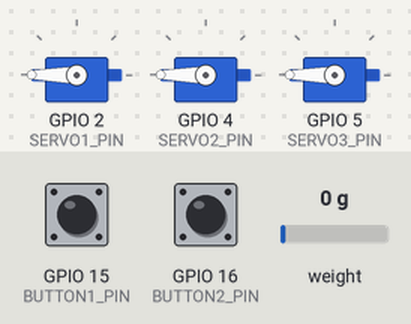
This sketch was run on a simulated ESP32. On the bench: 3 × servo. The test bench sets the inputs (shaded band); at power-on: GPIO 15 (BUTTON1_PIN) HIGH, GPIO 16 (BUTTON2_PIN) HIGH, weight on the scale 0 g. WiFi joins after 1.5 s; servers stay silent unless stated; network time is answered at once with the bench clock; uploads are accepted with an empty reply; the local clock reads 2024-03-15 10:24:30 at power-on unless the sketch sets it; what the sketch prints to the serial monitor is not drawn.

Above: at 5.7 s.
5.8 s: GPIO 15 (BUTTON1_PIN) pulled LOW for 0.15 s
At 6.07 s:
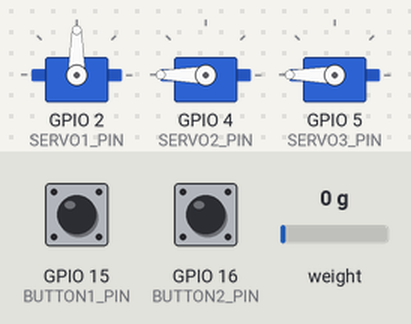
7.6 s: GPIO 16 (BUTTON2_PIN) pulled LOW for 3.2 s
Timing chart, 0 to 10.6 s (numbered marks = the images above; inputs shaded):
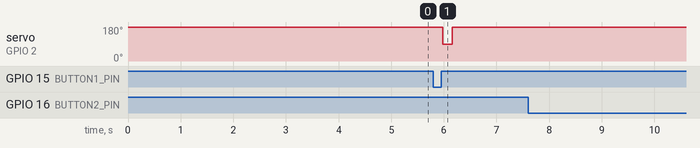

The sketch:

pruebas-angus.ino
```cpp
#include <WiFi.h>
#include <HTTPClient.h>
#include <ArduinoJson.h>
#include <NTPClient.h>
#include <WiFiUdp.h>
#include <ESP32Servo.h>
#include "HX711.h"

WiFiUDP ntpUDP;
// El offset en segundos. -18000s = -5 horas para Guayaquil, Ecuador.
NTPClient timeClient(ntpUDP, "pool.ntp.org", -18000, 60000);

const char* ssid     = "ClubTaws";
const char* password = "t@ws.W1f1";
const char* backendUrl = "http://192.168.100.113:8081/readings";

#define BUTTON1_PIN 15
#define BUTTON2_PIN 16
#define BUTTON3_PIN 17

int button1_state = HIGH;
int button2_state = HIGH;
int button3_state = HIGH;

#define SERVO1_PIN 2
#define SERVO2_PIN 4
#define SERVO3_PIN 5

Servo servo1;
Servo servo2;
Servo servo3;

// Variables para guardar última posición
int posServo1 = 0;
int posServo2 = 0;
int posServo3 = 0;

// Pines HX711
const int LOADCELL_DOUT_PIN = 27;
const int LOADCELL_SCK_PIN = 26;

HX711 scale;

// -------------------------------------------------------------------
// 📌 mover motores y guardar posición
// -------------------------------------------------------------------
void moverServo(Servo& s, int id) {
  switch (id) {
    case 1:
      s.write(180);  delay(180);
      s.write(90);    delay(180);
      s.write(180);
      break;
    case 2:
      s.write(180);    delay(180);
      s.write(270);  delay(180);
      s.write(180);
      break;
    case 3:
      s.write(180);    delay(180);
      s.write(270);  delay(180);
      s.write(180);
      break;
  }
  //Serial.printf("Servo %d ahora está en %d°\n", id, posicion);
}

// -------------------------------------------------------------------
// 📌 Función que toma dos lecturas y devuelve la diferencia
// -------------------------------------------------------------------
float getPesoHX711(unsigned long intervalo = 500) {
  if (!scale.is_ready()) {
    Serial.println("HX711 no encontrado.");
    return 0;
  }

  float primera_lectura = scale.get_units(10);
  Serial.printf("Peso 1: %.2f g\n", primera_lectura);

  delay(intervalo);

  float segunda_lectura = scale.get_units(10);
  Serial.printf("Peso 2: %.2f g\n", segunda_lectura);

  float diferencia = segunda_lectura - primera_lectura;
  Serial.printf("Diferencia: %.2f g\n", diferencia);
  return diferencia;
}

// -------------------------------------------------------------------
// 📌 time stamp
// -------------------------------------------------------------------
String getISO8601Timestamp() {
  timeClient.update();
  time_t epochTime = timeClient.getEpochTime();
  struct tm *timeinfo = localtime(&epochTime);
  char buffer[32];
  strftime(buffer, sizeof(buffer), "%Y-%m-%dT%H:%M:%SZ", timeinfo);
  return String(buffer);
}

// -------------------------------------------------------------------
// 📌 enviar datos
// -------------------------------------------------------------------
void sendData(const char* food_type, float grams) {
  if (WiFi.status() != WL_CONNECTED) {
    Serial.println("Error: no conectado a WiFi.");
    return;
  }

  HTTPClient http;
  http.begin(backendUrl);
  http.addHeader("Content-Type", "application/json");

  String timestamp = getISO8601Timestamp();

  StaticJsonDocument<200> doc;
  doc["food_type"] = food_type;
  doc["grams_dispensed"] = grams;
  // --- ¡SOLUCIÓN AQUÍ! ---
  // Quitamos serialized() para que ArduinoJson añada las comillas dobles
  doc["timestamp"] = timestamp;

  String payload;
  serializeJson(doc, payload);

  Serial.print("Payload a enviar: ");
  Serial.println(payload);

  int code = http.POST(payload);

  if (code > 0) {
    String response = http.getString();
    Serial.printf("HTTP %d: %s\n", code, response.c_str());
  } else {
    Serial.printf("Error HTTP: %s\n", http.errorToString(code).c_str());
  }

  http.end();
}
// -------------------------------------------------------------------
void setup() {
  Serial.begin(115200);

  pinMode(BUTTON1_PIN, INPUT_PULLUP);
  pinMode(BUTTON2_PIN, INPUT_PULLUP);
  pinMode(BUTTON3_PIN, INPUT_PULLUP);

  setCpuFrequencyMhz(80);

  scale.begin(LOADCELL_DOUT_PIN, LOADCELL_SCK_PIN);
  scale.set_scale(200);  // ⚠️ Ajusta con tu calibración real
  scale.tare();

  Serial.println("Iniciando balanza...");
  delay(2000);
  Serial.println("Balanza lista.");

  // 🔹 attach de los servos aquí
  servo1.attach(SERVO1_PIN);
  servo2.attach(SERVO2_PIN);
  servo3.attach(SERVO3_PIN);

  servo1.write(180);
  servo2.write(180);
  servo3.write(180);

  Serial.print("Conectando a WiFi...");
  WiFi.begin(ssid, password);
  while (WiFi.status() != WL_CONNECTED) {
    delay(500);
    Serial.print(".");

  }
  Serial.println("¡Conectado!");

  timeClient.begin();
  timeClient.update();
}

// -------------------------------------------------------------------
void loop() {
  // --- BOTÓN 1 ---
  int currentButton1_state = digitalRead(BUTTON1_PIN);
  if (currentButton1_state == LOW && button1_state == HIGH) {
    Serial.println("Botón 1 presionado.");

    moverServo(servo1, 1);

    float peso = getPesoHX711();
    Serial.printf("Función retornó diferencia = %.2f g\n", peso);

    // Espera a que tienda a cero
    /*while (peso > 2) {
      peso = scale.get_units(5);
      delay(200);
    }*/
    sendData("almendras",peso);
    Serial.printf("Almendras %.2f g\n", peso);

    delay(100);
  }
  button1_state = currentButton1_state;


  //boton 2 ---------------------------------------------------------------
  int currentButton2_state = digitalRead(BUTTON2_PIN);
  if (currentButton2_state == LOW && button2_state == HIGH) {
    Serial.println("Botón 1 presionado.");

    moverServo(servo2, 2);

    float peso = getPesoHX711();
    Serial.printf("Función retornó diferencia = %.2f g\n", peso);

    // Espera a que tienda a cero
    /*while (peso > 2) {
      peso = scale.get_units(5);
      delay(200);
    }*/
    sendData("nueces",peso);
    Serial.printf("nueces %.2f g\n", peso);

    delay(100);
  }
  button2_state = currentButton2_state;

  //boton 3

  int currentButton3_state = digitalRead(BUTTON2_PIN);
  if (currentButton3_state == LOW && button2_state == HIGH) {
    Serial.println("Botón 3 presionado.");

    moverServo(servo3, 3);

    float peso = getPesoHX711();
    Serial.printf("Función retornó diferencia = %.2f g\n", peso);

    // Espera a que tienda a cero
    /*while (peso > 2) {
      peso = scale.get_units(5);
      delay(200);
    }*/

    Serial.printf("anacardos %.2f g\n", peso);
    sendData("anacardos",peso);
    delay(100);
  }
  button3_state = currentButton3_state;


}
```

Measured:
- after the input at 5.8 s, servo on GPIO 2 (SERVO1_PIN): 180° → 90° after 0.18 s, → 180° 0.18 s later
- after the input at 7.6 s, every drawn part: stays the same
